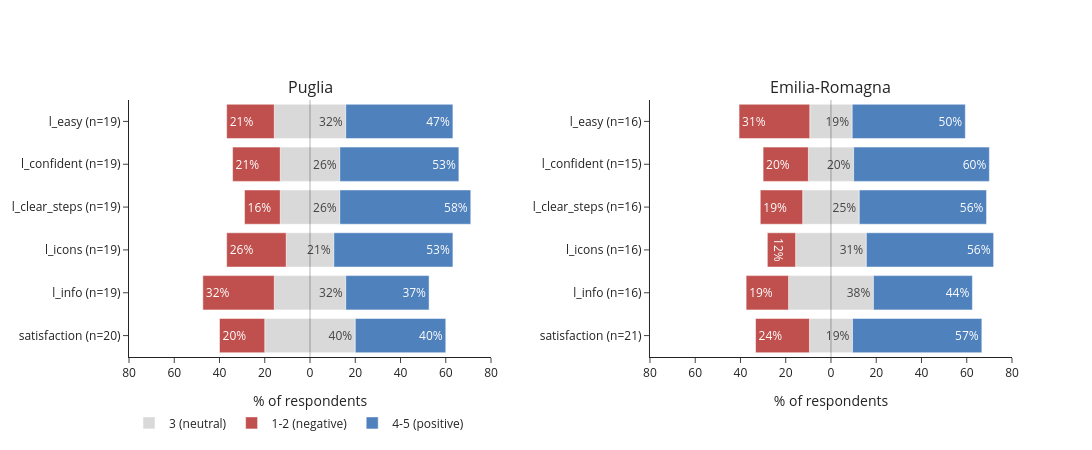

Notebook cell for this chart:
### Code cell
COLORS = {"neg": "#c0504d", "neu": "#d9d9d9", "pos": "#4f81bd"}
chart_items = likert + ["satisfaction"]
regions = ["Puglia", "Emilia-Romagna"]

def likert_table(data):
    rows = []
    for item in chart_items:
        s = data[item].dropna()
        n = len(s)
        rows.append((item, n, (s <= 2).mean() * 100, (s == 3).mean() * 100, (s >= 4).mean() * 100))
    return pd.DataFrame(rows, columns=["item", "n", "neg", "neu", "pos"])

fig = make_subplots(rows=1, cols=2, subplot_titles=regions, horizontal_spacing=0.18)

for col, g in enumerate(regions, start=1):
    t = likert_table(df[df["region"] == g])
    y = [f"{i} (n={n})" for i, n in zip(t["item"], t["n"])]

    # Neutral is centered on zero; negative extends left, positive extends right
    fig.add_trace(go.Bar(y=y, x=t["neu"], base=-t["neu"] / 2, orientation="h",
                         name="3 (neutral)", marker_color=COLORS["neu"],
                         legendgroup="neu", showlegend=(col == 1),
                         text=t["neu"].round(0).astype(int).astype(str) + "%", textposition="inside",
                         hovertemplate="%{y}<br>neutral: %{x:.0f}%<extra></extra>"), row=1, col=col)
    fig.add_trace(go.Bar(y=y, x=-t["neg"], base=-t["neu"] / 2, orientation="h",
                         name="1-2 (negative)", marker_color=COLORS["neg"],
                         legendgroup="neg", showlegend=(col == 1),
                         text=t["neg"].round(0).astype(int).astype(str) + "%", textposition="inside",
                         hovertemplate="%{y}<br>negative: %{customdata:.0f}%<extra></extra>",
                         customdata=t["neg"]), row=1, col=col)
    fig.add_trace(go.Bar(y=y, x=t["pos"], base=t["neu"] / 2, orientation="h",
                         name="4-5 (positive)", marker_color=COLORS["pos"],
                         legendgroup="pos", showlegend=(col == 1),
                         text=t["pos"].round(0).astype(int).astype(str) + "%", textposition="inside",
                         hovertemplate="%{y}<br>positive: %{x:.0f}%<extra></extra>"), row=1, col=col)

    fig.update_yaxes(autorange="reversed", row=1, col=col)               # first item on top
    fig.add_vline(x=0, line_width=1, line_color="black", row=1, col=col)

ticks = list(range(-80, 81, 20))
fig.update_xaxes(range=[-80, 80], tickvals=ticks, ticktext=[abs(v) for v in ticks], title_text="% of respondents")
fig.update_layout(barmode="overlay", height=450, width=1100, template="simple_white",
                  legend=dict(orientation="h", y=-0.2))
fig.show()

### Figure 1 — Plotly figure (JSON) as saved in the notebook; plotly's stock layout.template omitted (floating-point values rounded to 4 significant figures)
{"data": [{"base": [-15.79, -13.16, -13.16, -10.53, -15.79, -20], "hovertemplate": "%{y}<br>neutral: %{x:.0f}%<extra></extra>", "legendgroup": "neu", "marker": {"color": "#d9d9d9"}, "name": "3 (neutral)", "orientation": "h", "showlegend": true, "text": ["32%", "26%", "26%", "21%", "32%", "40%"], "textposition": "inside", "type": "bar", "x": [31.58, 26.32, 26.32, 21.05, 31.58, 40.0], "xaxis": "x", "y": ["l_easy (n=19)", "l_confident (n=19)", "l_clear_steps (n=19)", "l_icons (n=19)", "l_info (n=19)", "satisfaction (n=20)"], "yaxis": "y"}, {"base": [-15.79, -13.16, -13.16, -10.53, -15.79, -20], "customdata": [21.05, 21.05, 15.79, 26.32, 31.58, 20.0], "hovertemplate": "%{y}<br>negative: %{customdata:.0f}%<extra></extra>", "legendgroup": "neg", "marker": {"color": "#c0504d"}, "name": "1-2 (negative)", "orientation": "h", "showlegend": true, "text": ["21%", "21%", "16%", "26%", "32%", "20%"], "textposition": "inside", "type": "bar", "x": [-21.05, -21.05, -15.79, -26.32, -31.58, -20.0], "xaxis": "x", "y": ["l_easy (n=19)", "l_confident (n=19)", "l_clear_steps (n=19)", "l_icons (n=19)", "l_info (n=19)", "satisfaction (n=20)"], "yaxis": "y"}, {"base": [15.79, 13.16, 13.16, 10.53, 15.79, 20], "hovertemplate": "%{y}<br>positive: %{x:.0f}%<extra></extra>", "legendgroup": "pos", "marker": {"color": "#4f81bd"}, "name": "4-5 (positive)", "orientation": "h", "showlegend": true, "text": ["47%", "53%", "58%", "53%", "37%", "40%"], "textposition": "inside", "type": "bar", "x": [47.37, 52.63, 57.89, 52.63, 36.84, 40.0], "xaxis": "x", "y": ["l_easy (n=19)", "l_confident (n=19)", "l_clear_steps (n=19)", "l_icons (n=19)", "l_info (n=19)", "satisfaction (n=20)"], "yaxis": "y"}, {"base": [-9.375, -10, -12.5, -15.62, -18.75, -9.524], "hovertemplate": "%{y}<br>neutral: %{x:.0f}%<extra></extra>", "legendgroup": "neu", "marker": {"color": "#d9d9d9"}, "name": "3 (neutral)", "orientation": "h", "showlegend": false, "text": ["19%", "20%", "25%", "31%", "38%", "19%"], "textposition": "inside", "type": "bar", "x": [18.75, 20.0, 25.0, 31.25, 37.5, 19.05], "xaxis": "x2", "y": ["l_easy (n=16)", "l_confident (n=15)", "l_clear_steps (n=16)", "l_icons (n=16)", "l_info (n=16)", "satisfaction (n=21)"], "yaxis": "y2"}, {"base": [-9.375, -10, -12.5, -15.62, -18.75, -9.524], "customdata": [31.25, 20.0, 18.75, 12.5, 18.75, 23.81], "hovertemplate": "%{y}<br>negative: %{customdata:.0f}%<extra></extra>", "legendgroup": "neg", "marker": {"color": "#c0504d"}, "name": "1-2 (negative)", "orientation": "h", "showlegend": false, "text": ["31%", "20%", "19%", "12%", "19%", "24%"], "textposition": "inside", "type": "bar", "x": [-31.25, -20.0, -18.75, -12.5, -18.75, -23.81], "xaxis": "x2", "y": ["l_easy (n=16)", "l_confident (n=15)", "l_clear_steps (n=16)", "l_icons (n=16)", "l_info (n=16)", "satisfaction (n=21)"], "yaxis": "y2"}, {"base": [9.375, 10, 12.5, 15.62, 18.75, 9.524], "hovertemplate": "%{y}<br>positive: %{x:.0f}%<extra></extra>", "legendgroup": "pos", "marker": {"color": "#4f81bd"}, "name": "4-5 (positive)", "orientation": "h", "showlegend": false, "text": ["50%", "60%", "56%", "56%", "44%", "57%"], "textposition": "inside", "type": "bar", "x": [50.0, 60.0, 56.25, 56.25, 43.75, 57.14], "xaxis": "x2", "y": ["l_easy (n=16)", "l_confident (n=15)", "l_clear_steps (n=16)", "l_icons (n=16)", "l_info (n=16)", "satisfaction (n=21)"], "yaxis": "y2"}], "layout": {"annotations": [{"font": {"size": 16}, "showarrow": false, "text": "Puglia", "x": 0.205, "xanchor": "center", "xref": "paper", "y": 1, "yanchor": "bottom", "yref": "paper"}, {"font": {"size": 16}, "showarrow": false, "text": "Emilia-Romagna", "x": 0.795, "xanchor": "center", "xref": "paper", "y": 1, "yanchor": "bottom", "yref": "paper"}], "barmode": "overlay", "height": 450, "legend": {"orientation": "h", "y": -0.2}, "shapes": [{"line": {"color": "black", "width": 1}, "type": "line", "x0": 0, "x1": 0, "xref": "x", "y0": 0, "y1": 1, "yref": "y domain"}, {"line": {"color": "black", "width": 1}, "type": "line", "x0": 0, "x1": 0, "xref": "x2", "y0": 0, "y1": 1, "yref": "y2 domain"}], "width": 1100, "xaxis": {"anchor": "y", "domain": [0, 0.41], "range": [-80, 80], "ticktext": [80, 60, 40, 20, 0, 20, 40, 60, 80], "tickvals": [-80, -60, -40, -20, 0, 20, 40, 60, 80], "title": {"text": "% of respondents"}}, "xaxis2": {"anchor": "y2", "domain": [0.59, 1], "range": [-80, 80], "ticktext": [80, 60, 40, 20, 0, 20, 40, 60, 80], "tickvals": [-80, -60, -40, -20, 0, 20, 40, 60, 80], "title": {"text": "% of respondents"}}, "yaxis": {"anchor": "x", "autorange": "reversed", "domain": [0, 1]}, "yaxis2": {"anchor": "x2", "autorange": "reversed", "domain": [0, 1]}}}
